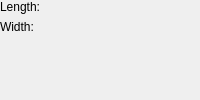
     <widget class="QWidget" name="page0_plane">
      <layout class="QGridLayout">
       <property name="margin">
        <number>0</number>
       </property>
       <property name="spacing">
        <number>6</number>
       </property>
       <item row="0" column="0">
        <layout class="QGridLayout" name="_2">
         <property name="margin">
          <number>0</number>
         </property>
         <property name="spacing">
          <number>6</number>
         </property>
         <item row="0" column="2">
          <widget class="Gui::QuantitySpinBox" name="planeLength" native="true">
           <property name="unit" stdset="0">
            <string notr="true">mm</string>
           </property>
           <property name="value" stdset="0">
            <double>10.000000000000000</double>
           </property>
          </widget>
         </item>
         <item row="1" column="0">
          <widget class="QLabel" name="textLabel3_2">
           <property name="text">
            <string>Width:</string>
           </property>
          </widget>
         </item>
         <item row="0" column="0">
          <widget class="QLabel" name="textLabel2_2">
           <property name="text">
            <string>Length:</string>
           </property>
          </widget>
         </item>
         <item row="1" column="2">
          <widget class="Gui::QuantitySpinBox" name="planeWidth" native="true">
           <property name="unit" stdset="0">
            <string notr="true">mm</string>
           </property>
           <property name="value" stdset="0">
            <double>10.000000000000000</double>
           </property>
          </widget>
         </item>
        </layout>
       </item>
       <item row="1" column="0">
        <spacer>
         <property name="orientation">
          <enum>Qt::Vertical</enum>
         </property>
         <property name="sizeHint" stdset="0">
          <size>
           <width>0</width>
           <height>0</height>
          </size>
         </property>
        </spacer>
       </item>
      </layout>
     </widget>
